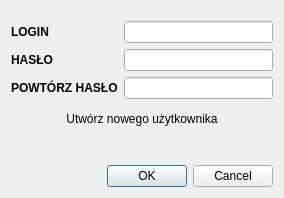
<?xml version="1.0" encoding="UTF-8"?>
<ui version="4.0">
 <class>newUser</class>
 <widget class="QDialog" name="newUser">
  <property name="windowModality">
   <enum>Qt::WindowModal</enum>
  </property>
  <property name="geometry">
   <rect>
    <x>0</x>
    <y>0</y>
    <width>284</width>
    <height>198</height>
   </rect>
  </property>
  <property name="windowTitle">
   <string>Nowy użytkownik</string>
  </property>
  <property name="windowIcon">
   <iconset resource="../resources/Terminator_client.qrc">
    <normaloff>:/Terminator_client/img/logo.ico</normaloff>:/Terminator_client/img/logo.ico</iconset>
  </property>
  <layout class="QVBoxLayout" name="verticalLayout">
   <item>
    <spacer name="verticalSpacer">
     <property name="orientation">
      <enum>Qt::Vertical</enum>
     </property>
     <property name="sizeType">
      <enum>QSizePolicy::Fixed</enum>
     </property>
     <property name="sizeHint" stdset="0">
      <size>
       <width>20</width>
       <height>10</height>
      </size>
     </property>
    </spacer>
   </item>
   <item>
    <layout class="QFormLayout" name="formLayout">
     <item row="0" column="0">
      <widget class="QLabel" name="label_login">
       <property name="font">
        <font>
         <bold>true</bold>
        </font>
       </property>
       <property name="text">
        <string>LOGIN</string>
       </property>
      </widget>
     </item>
     <item row="0" column="1">
      <widget class="QLineEdit" name="lineEdit_login"/>
     </item>
     <item row="1" column="0">
      <widget class="QLabel" name="label_pass1">
       <property name="font">
        <font>
         <bold>true</bold>
        </font>
       </property>
       <property name="text">
        <string>HASŁO</string>
       </property>
      </widget>
     </item>
     <item row="1" column="1">
      <widget class="QLineEdit" name="lineEdit_pass1">
       <property name="echoMode">
        <enum>QLineEdit::Password</enum>
       </property>
      </widget>
     </item>
     <item row="2" column="0">
      <widget class="QLabel" name="label_pass2">
       <property name="font">
        <font>
         <bold>true</bold>
        </font>
       </property>
       <property name="text">
        <string>POWTÓRZ HASŁO</string>
       </property>
      </widget>
     </item>
     <item row="2" column="1">
      <widget class="QLineEdit" name="lineEdit_pass2">
       <property name="echoMode">
        <enum>QLineEdit::Password</enum>
       </property>
      </widget>
     </item>
    </layout>
   </item>
   <item>
    <widget class="QLabel" name="label_info">
     <property name="minimumSize">
      <size>
       <width>0</width>
       <height>28</height>
      </size>
     </property>
     <property name="maximumSize">
      <size>
       <width>16777215</width>
       <height>28</height>
      </size>
     </property>
     <property name="text">
      <string>Utwórz nowego użytkownika</string>
     </property>
     <property name="alignment">
      <set>Qt::AlignCenter</set>
     </property>
    </widget>
   </item>
   <item>
    <spacer name="verticalSpacer_2">
     <property name="orientation">
      <enum>Qt::Vertical</enum>
     </property>
     <property name="sizeHint" stdset="0">
      <size>
       <width>20</width>
       <height>40</height>
      </size>
     </property>
    </spacer>
   </item>
   <item>
    <widget class="QDialogButtonBox" name="buttonBox">
     <property name="orientation">
      <enum>Qt::Horizontal</enum>
     </property>
     <property name="standardButtons">
      <set>QDialogButtonBox::Cancel|QDialogButtonBox::Ok</set>
     </property>
    </widget>
   </item>
  </layout>
 </widget>
 <resources>
  <include location="../resources/Terminator_client.qrc"/>
 </resources>
 <connections>
  <connection>
   <sender>buttonBox</sender>
   <signal>accepted()</signal>
   <receiver>newUser</receiver>
   <slot>accept()</slot>
   <hints>
    <hint type="sourcelabel">
     <x>248</x>
     <y>254</y>
    </hint>
    <hint type="destinationlabel">
     <x>157</x>
     <y>274</y>
    </hint>
   </hints>
  </connection>
  <connection>
   <sender>buttonBox</sender>
   <signal>rejected()</signal>
   <receiver>newUser</receiver>
   <slot>reject()</slot>
   <hints>
    <hint type="sourcelabel">
     <x>316</x>
     <y>260</y>
    </hint>
    <hint type="destinationlabel">
     <x>286</x>
     <y>274</y>
    </hint>
   </hints>
  </connection>
 </connections>
</ui>
